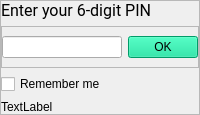
             <widget class="QWidget" name="PINValidationPage">
              <layout class="QVBoxLayout" name="verticalLayout_3">
               <property name="spacing">
                <number>0</number>
               </property>
               <property name="leftMargin">
                <number>0</number>
               </property>
               <property name="topMargin">
                <number>0</number>
               </property>
               <property name="rightMargin">
                <number>0</number>
               </property>
               <property name="bottomMargin">
                <number>0</number>
               </property>
               <item alignment="Qt::AlignVCenter">
                <widget class="QFrame" name="PINValidationFrame">
                 <property name="frameShape">
                  <enum>QFrame::StyledPanel</enum>
                 </property>
                 <property name="frameShadow">
                  <enum>QFrame::Raised</enum>
                 </property>
                 <layout class="QVBoxLayout" name="verticalLayout_4">
                  <property name="leftMargin">
                   <number>0</number>
                  </property>
                  <property name="topMargin">
                   <number>0</number>
                  </property>
                  <property name="rightMargin">
                   <number>0</number>
                  </property>
                  <property name="bottomMargin">
                   <number>0</number>
                  </property>
                  <item>
                   <widget class="QLabel" name="label_6">
                    <property name="sizePolicy">
                     <sizepolicy hsizetype="Preferred" vsizetype="Fixed">
                      <horstretch>0</horstretch>
                      <verstretch>0</verstretch>
                     </sizepolicy>
                    </property>
                    <property name="font">
                     <font>
                      <family>Roboto</family>
                      <pointsize>12</pointsize>
                     </font>
                    </property>
                    <property name="text">
                     <string>Enter your 6-digit PIN</string>
                    </property>
                   </widget>
                  </item>
                  <item alignment="Qt::AlignVCenter">
                   <widget class="QFrame" name="PINFrame">
                    <property name="frameShape">
                     <enum>QFrame::StyledPanel</enum>
                    </property>
                    <property name="frameShadow">
                     <enum>QFrame::Raised</enum>
                    </property>
                    <layout class="QHBoxLayout" name="horizontalLayout_7">
                     <property name="leftMargin">
                      <number>0</number>
                     </property>
                     <property name="rightMargin">
                      <number>0</number>
                     </property>
                     <item>
                      <widget class="QLineEdit" name="PIN_line"/>
                     </item>
                     <item>
                      <widget class="QPushButton" name="PIN_btn">
                       <property name="styleSheet">
                        <string notr="true">QPushButton{
padding: 3px 25px 3px 25px;
background-color: #00d991;
}

QPushButton:hover{
background: #00fca8;
}
</string>
                       </property>
                       <property name="text">
                        <string>OK</string>
                       </property>
                      </widget>
                     </item>
                    </layout>
                   </widget>
                  </item>
                  <item>
                   <widget class="QCheckBox" name="PIN_checkbox">
                    <property name="text">
                     <string>Remember me</string>
                    </property>
                   </widget>
                  </item>
                  <item alignment="Qt::AlignTop">
                   <widget class="QLabel" name="PIN_hint_lbl">
                    <property name="sizePolicy">
                     <sizepolicy hsizetype="Preferred" vsizetype="Fixed">
                      <horstretch>0</horstretch>
                      <verstretch>0</verstretch>
                     </sizepolicy>
                    </property>
                    <property name="text">
                     <string>TextLabel</string>
                    </property>
                   </widget>
                  </item>
                 </layout>
                </widget>
               </item>
              </layout>
             </widget>
